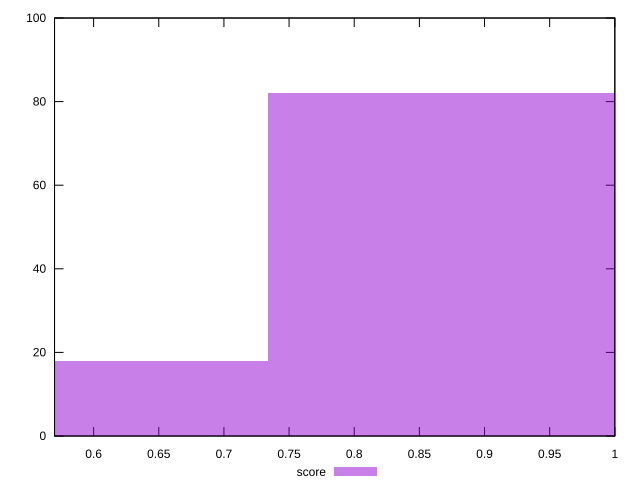

Recreate this plot in gnuplot.
reset

$score <<EOF
0.8801556405946767 82
0.5867704270631178 18
EOF

set key outside below
set boxwidth 0.2933852135315589
set xrange [0.57:1]
set yrange [0:100]
set trange [0:100]
set style fill transparent solid 0.5 noborder
set terminal svg size 640, 490 enhanced background rgb 'white'
set output "report_00014_2021-02-09T15:56:05.503Z/unused-css-rules/samples/pages/score/histogram.svg"

plot $score title "score" with boxes

reset
